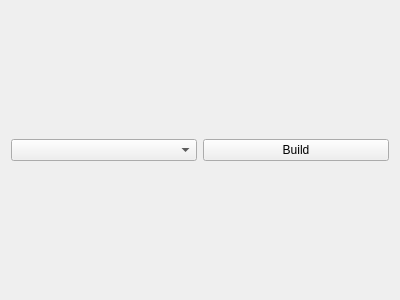
<?xml version="1.0" encoding="UTF-8"?>
<ui version="4.0">
 <class>ManitaeBuildWidget</class>
 <widget class="QWidget" name="ManitaeBuildWidget">
  <property name="geometry">
   <rect>
    <x>0</x>
    <y>0</y>
    <width>400</width>
    <height>300</height>
   </rect>
  </property>
  <property name="windowTitle">
   <string>Form</string>
  </property>
  <layout class="QGridLayout" name="gridLayout">
   <item row="0" column="0">
    <layout class="QHBoxLayout" name="horizontalLayout_2">
     <item>
      <widget class="QComboBox" name="comboBox"/>
     </item>
     <item>
      <widget class="QPushButton" name="pushButton">
       <property name="text">
        <string>Build</string>
       </property>
      </widget>
     </item>
    </layout>
   </item>
  </layout>
 </widget>
 <resources/>
 <connections/>
</ui>
